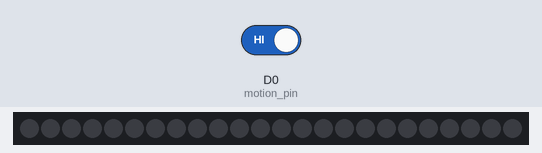
Recording of a program running on a simulated CircuitPython board. On the bench: 24 RGB LEDs in strip order, left to right. Inputs (shaded band) come from the test bench; at power-on: D0 (motion_pin) HIGH. Dim RGB values are drawn brighter than linear; random numbers come from a fixed seed.

Above: at 1.2 s.
1.3 s: D0 (motion_pin) driven LOW
At 1.55 s:
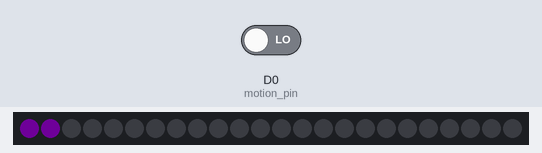
At 4.2 s:
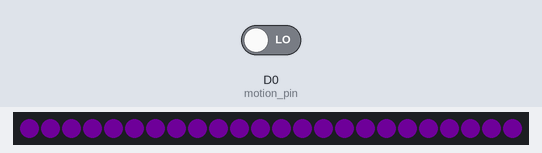
6.2 s: D0 (motion_pin) driven HIGH
7.7 s: D0 (motion_pin) driven LOW
At 10.4 s:
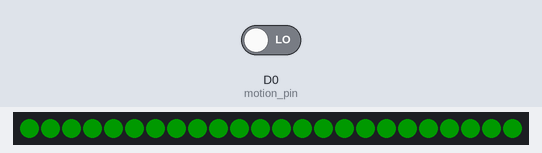

Measured:
- after the input at 1.3 s, the LEDs: first change after 0.10 s (image 1 shows a later state)
- after the input at 7.7 s, the LEDs: first change after 0.10 s (image 3 shows a later state)

The program:

code.py
```python
"""CircuitPython Essentials NeoPixel RGBW example"""
import time
import board
import neopixel
import digitalio
import random

pixel_pin = board.A1
num_pixels = 24

# vibration sensor
motion_pin = board.D0  # Pin where vibration switch is connected
pin = digitalio.DigitalInOut(motion_pin)
pin.direction = digitalio.Direction.INPUT
pin.pull = digitalio.Pull.UP
vibration = False


pixels = neopixel.NeoPixel(pixel_pin, num_pixels, brightness=0.1, auto_write=False,
                           pixel_order=(1, 0, 2, 3))


def vibration_detector():
    while True:
        if not pin.value:
            return True


def colorwheel(pos):
    # Input a value 0 to 255 to get a color value.
    # The colours are a transition r - g - b - back to r.
    if pos < 0 or pos > 255:
        return (0, 0, 0, 0)
    if pos < 85:
        return (255 - pos * 3, pos * 3, 0, 0)
    if pos < 170:
        pos -= 85
        return (0, 255 - pos * 3, pos * 3, 0)
    pos -= 170
    return (pos * 3, 0, 255 - pos * 3, 0)

def blinker():
    for i in range(5):
        pixels[0] = (0, 255, 255, 0)
        pixels.show()
        time.sleep(0.6)
        pixels[0] = (180, 0, 255, 0)
        pixels.show()
        time.sleep(0.6)


def color_chase(color, wait):
    for i in range(num_pixels):
        pixels[i] = color
        time.sleep(wait)
        pixels.show()
    time.sleep(0.5)


def rainbow_cycle(wait):
    for j in range(255):
        for i in range(num_pixels):
            rc_index = (i * 256 // num_pixels) + j
            pixels[i] = colorwheel(rc_index & 255)
        pixels.show()
        time.sleep(wait)
        ramping_up = False

RED = (255, 0, 0, 0)
YELLOW = (255, 150, 0, 0)
GREEN = (0, 255, 0, 0)
CYAN = (0, 255, 255, 0)
BLUE = (0, 0, 255, 0)
PURPLE = (180, 0, 255, 0)
BLACK = (0, 0, 0, 0)

while True:

    if vibration_detector():
        rancase = random.randint(1, 4)

        if rancase == 1:
            color_chase(GREEN,0.1)
            color_chase(BLACK,0.1)
        elif rancase == 2:
            color_chase(PURPLE,0.1)
            color_chase(BLACK,0.1)
        elif rancase == 3:
            rainbow_cycle(0)
            color_chase(BLACK,0.1)
        elif rancase == 4:
            blinker()
            color_chase(BLACK,0.1)
```
